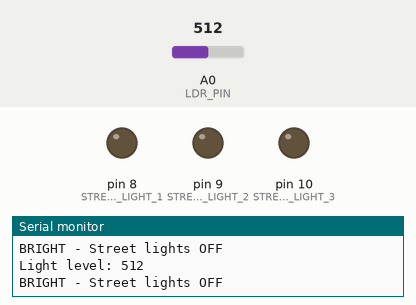
The sketch below on a simulated Arduino Uno, built with avr-gcc and run on an emulated ATmega328P. Shown: output pins drawn as LEDs (lit = HIGH), the last lines printed to the serial monitor. The inputs (shaded band) are chosen by the test bench; at power-on: A0 (LDR_PIN) = 512.

Above: at 1.3 s.
1.4 s: A0 (LDR_PIN) set to 484
At 2.2 s:
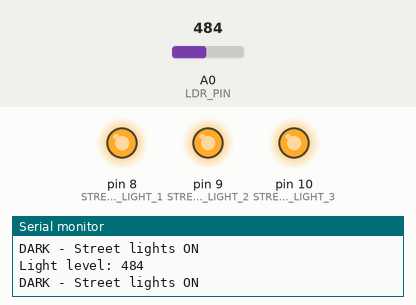
3.0 s: A0 (LDR_PIN) set to 510
At 3.4 s:
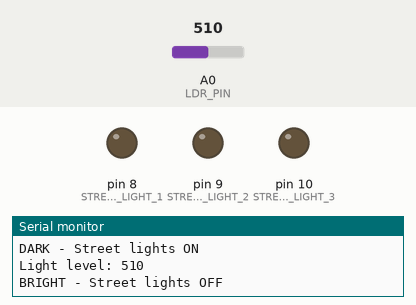
4.5 s: A0 (LDR_PIN) set to 490
At 5.9 s:
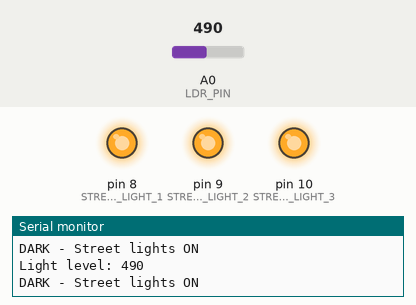
Timing chart, 0 to 7.5 s (numbered marks = the images above; inputs shaded):
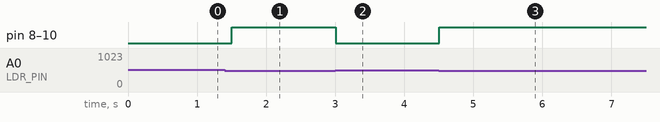

Measured:
- the behaviour switches between 500 and 499 on A0 (LDR_PIN) (found by bisection; images 0 and 1)
- after the input at 1.4 s, pin 8 (STREET_LIGHT_1), pin 9 (STREET_LIGHT_2), pin 10 (STREET_LIGHT_3): LOW → HIGH after 0.10 s
- after the input at 3.0 s, pin 8 (STREET_LIGHT_1), pin 9 (STREET_LIGHT_2), pin 10 (STREET_LIGHT_3): HIGH → LOW at once
- after the input at 4.5 s, pin 8 (STREET_LIGHT_1), pin 9 (STREET_LIGHT_2), pin 10 (STREET_LIGHT_3): LOW → HIGH at once

The sketch:

smart_street_light.ino
```cpp
/*
  IoT Student Lab
  Project 10: Smart Street Light

  Platform: Arduino Uno
  Concept: LDR + Thresholds + Multiple Outputs + Automation

  Learning:
  - Reading an analog sensor
  - Using thresholds
  - Controlling multiple outputs
  - Automatic decision making
*/

const int LDR_PIN = A0;

const int STREET_LIGHT_1 = 8;
const int STREET_LIGHT_2 = 9;
const int STREET_LIGHT_3 = 10;

// Adjust after observing the LDR readings.
const int DARK_THRESHOLD = 500;

void setup() {

  pinMode(STREET_LIGHT_1, OUTPUT);
  pinMode(STREET_LIGHT_2, OUTPUT);
  pinMode(STREET_LIGHT_3, OUTPUT);

  Serial.begin(9600);

  allLightsOff();
}

void loop() {

  int lightLevel = analogRead(LDR_PIN);

  Serial.print("Light level: ");
  Serial.println(lightLevel);

  /*
    Dark environment:
    Turn ON all street lights.
  */

  if (lightLevel < DARK_THRESHOLD) {

    digitalWrite(STREET_LIGHT_1, HIGH);
    digitalWrite(STREET_LIGHT_2, HIGH);
    digitalWrite(STREET_LIGHT_3, HIGH);

    Serial.println("DARK - Street lights ON");
  }

  /*
    Bright environment:
    Turn OFF all street lights.
  */

  else {

    allLightsOff();

    Serial.println("BRIGHT - Street lights OFF");
  }

  delay(500);
}

void allLightsOff() {

  digitalWrite(STREET_LIGHT_1, LOW);
  digitalWrite(STREET_LIGHT_2, LOW);
  digitalWrite(STREET_LIGHT_3, LOW);
}
```
